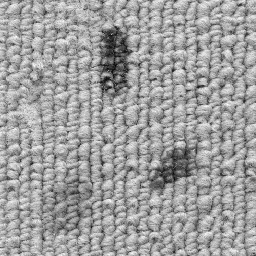
//> input picture 07-filters/carpet.bmp, 256 x 256 px
$ ./filters   (built with g++ and OpenCV 4)
//> lines starting //> are read from the running program, lines starting //| are printed output that depends on the picture; after the words box and inside, x2 and y2 are one past the last pixel; in counts of white or black regions, pixels touching at a corner belong together
#include <iostream>
#include <filesystem>
#include <opencv2/opencv.hpp>

using namespace std;
using namespace cv;

int main(int argc, char **argv)
{
    cout << "OpenCV Version: " << CV_VERSION << endl;

    // Read image
    Mat src = imread("carpet.bmp",IMREAD_GRAYSCALE);
//> src is the input picture: 256 rows x 256 cols, CV_8UC1; min 0, max 255, mean 158.9
    imshow("Original carpet", src);

    // Create gaussian kernel

    Mat filter, filter2, filter3 = src.clone();
    GaussianBlur(src, filter, Size(5,5), 0);
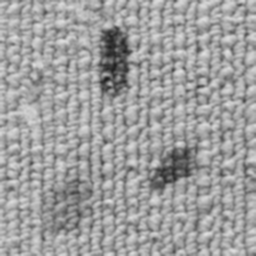
//> filter: 256 rows x 256 cols, CV_8UC1; min 27, max 223, mean 158.9
    GaussianBlur(src, filter2, Size(15,15), 0);
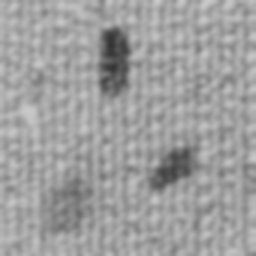
//> filter2: 256 rows x 256 cols, CV_8UC1; min 52, max 202, mean 158.9
    GaussianBlur(filter, filter3, Size(17,17),7);
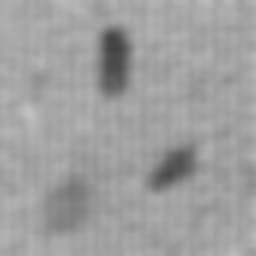
//> filter3: 256 rows x 256 cols, CV_8UC1; min 66, max 194, mean 158.9

    // Show the Filter image
    imshow("Filter image", filter);
    imshow("Filter image 2", filter2);
    imshow("Filter image 3", filter3);


    // Create a new image as a black rectangle
    Mat customRectangle = Mat::zeros(200,200,CV_8U);
    rectangle(customRectangle,Point(50,50),Point(150,150),Scalar(255),FILLED);
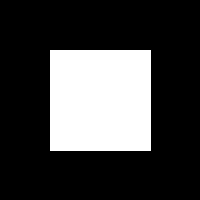
//> customRectangle: 200 rows x 200 cols, CV_8UC1; 25.5% white; 1 white region, box (x1, y1, x2, y2) and area: (50, 50, 151, 151) 10201
    imshow("Source image",customRectangle);

    // Smooth the image with a 5x5 gaussian filter
    Mat customRectangleFilter1, customRectangleFilter2, customRectangleFilter3 = customRectangle.clone();
    GaussianBlur(customRectangle, customRectangleFilter1, Size(5,5), 0);
    GaussianBlur(customRectangle, customRectangleFilter2, Size(15,15), 0);
    GaussianBlur(customRectangleFilter1, customRectangleFilter3, Size(5,5), 0);
    imshow("Dst1 image",customRectangleFilter1);
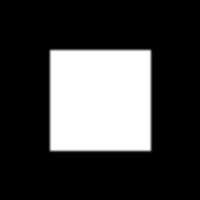
//> window 'Dst1 image': 200 rows x 200 cols, CV_8UC1; min 0, max 255, mean 65
    imshow("Dst2 image",customRectangleFilter2);
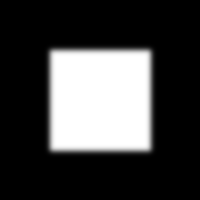
//> window 'Dst2 image': 200 rows x 200 cols, CV_8UC1; min 0, max 255, mean 65
    imshow("Dst3 image",customRectangleFilter3);

    waitKey(0);
    destroyAllWindows();
    return 0;
}
